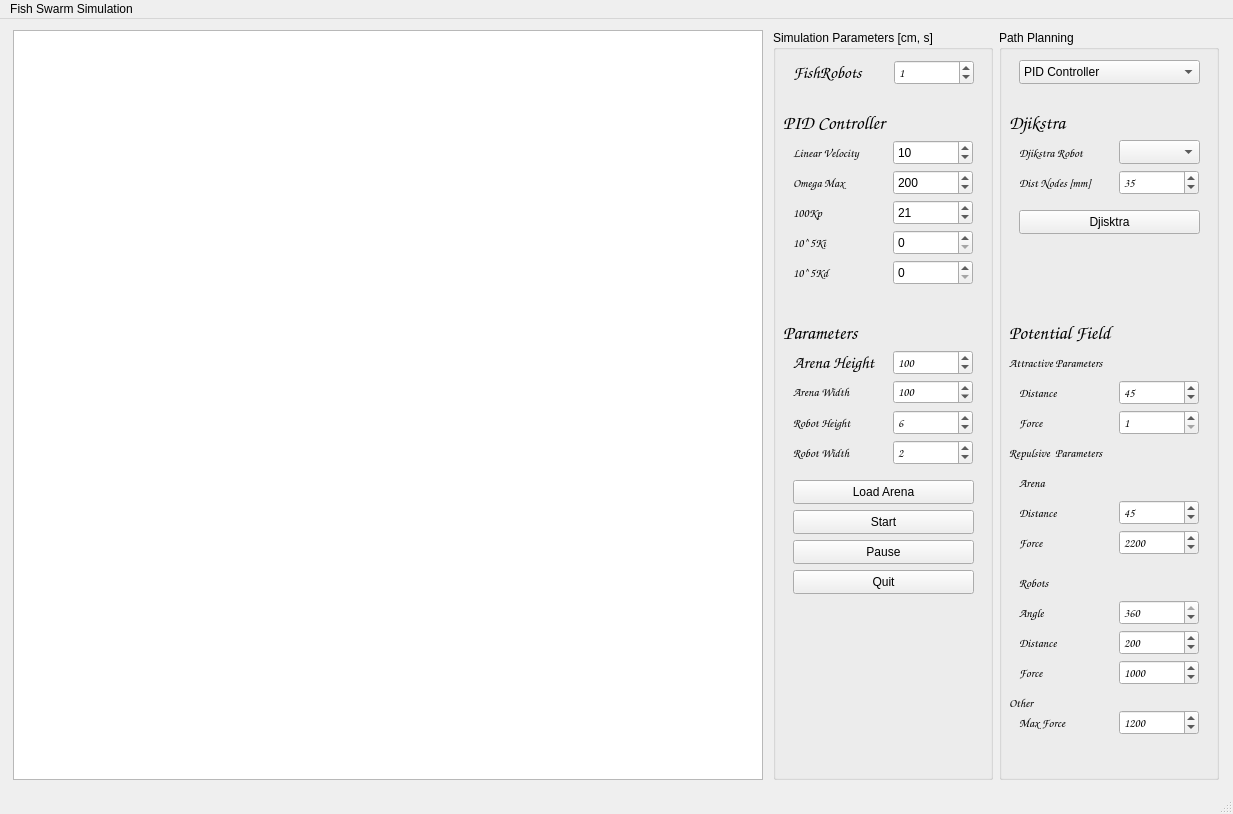
<?xml version="1.0" encoding="UTF-8"?>
<ui version="4.0">
 <class>SwarmInterface</class>
 <widget class="QMainWindow" name="SwarmInterface">
  <property name="geometry">
   <rect>
    <x>0</x>
    <y>0</y>
    <width>1233</width>
    <height>814</height>
   </rect>
  </property>
  <property name="windowTitle">
   <string>MainWindow</string>
  </property>
  <widget class="QWidget" name="centralwidget">
   <layout class="QGridLayout" name="gridLayout_2">
    <item row="0" column="2">
     <layout class="QHBoxLayout" name="horizontalLayout">
      <item>
       <widget class="QGroupBox" name="InputsGroupBox">
        <property name="minimumSize">
         <size>
          <width>0</width>
          <height>750</height>
         </size>
        </property>
        <property name="maximumSize">
         <size>
          <width>220</width>
          <height>750</height>
         </size>
        </property>
        <property name="title">
         <string>Simulation Parameters [cm, s]</string>
        </property>
        <widget class="QSpinBox" name="ArenaHeightSpinBox">
         <property name="geometry">
          <rect>
           <x>120</x>
           <y>320</y>
           <width>80</width>
           <height>25</height>
          </rect>
         </property>
         <property name="maximumSize">
          <size>
           <width>80</width>
           <height>16777215</height>
          </size>
         </property>
         <property name="font">
          <font>
           <family>Comic Sans MS</family>
          </font>
         </property>
         <property name="minimum">
          <number>10</number>
         </property>
         <property name="maximum">
          <number>1000</number>
         </property>
         <property name="singleStep">
          <number>10</number>
         </property>
         <property name="value">
          <number>100</number>
         </property>
        </widget>
        <widget class="QLabel" name="ArenaLengthLabel">
         <property name="geometry">
          <rect>
           <x>20</x>
           <y>350</y>
           <width>85</width>
           <height>24</height>
          </rect>
         </property>
         <property name="font">
          <font>
           <family>Comic Sans MS</family>
          </font>
         </property>
         <property name="text">
          <string>Arena Width</string>
         </property>
        </widget>
        <widget class="QLabel" name="RobotLengthLabel">
         <property name="geometry">
          <rect>
           <x>20</x>
           <y>410</y>
           <width>85</width>
           <height>25</height>
          </rect>
         </property>
         <property name="font">
          <font>
           <family>Comic Sans MS</family>
          </font>
         </property>
         <property name="text">
          <string>Robot Width</string>
         </property>
        </widget>
        <widget class="QLabel" name="ArenaHeightLabel">
         <property name="geometry">
          <rect>
           <x>20</x>
           <y>320</y>
           <width>111</width>
           <height>25</height>
          </rect>
         </property>
         <property name="font">
          <font>
           <family>Comic Sans MS</family>
           <pointsize>13</pointsize>
          </font>
         </property>
         <property name="text">
          <string>Arena Height </string>
         </property>
        </widget>
        <widget class="QLabel" name="LinearVelocityLabel">
         <property name="geometry">
          <rect>
           <x>20</x>
           <y>110</y>
           <width>101</width>
           <height>25</height>
          </rect>
         </property>
         <property name="font">
          <font>
           <family>Comic Sans MS</family>
          </font>
         </property>
         <property name="text">
          <string>Linear Velocity</string>
         </property>
        </widget>
        <widget class="QSpinBox" name="LinearVelocitySpinBox">
         <property name="geometry">
          <rect>
           <x>120</x>
           <y>110</y>
           <width>80</width>
           <height>25</height>
          </rect>
         </property>
         <property name="maximumSize">
          <size>
           <width>80</width>
           <height>16777215</height>
          </size>
         </property>
         <property name="minimum">
          <number>1</number>
         </property>
         <property name="maximum">
          <number>1000</number>
         </property>
         <property name="singleStep">
          <number>1</number>
         </property>
         <property name="value">
          <number>10</number>
         </property>
        </widget>
        <widget class="QSpinBox" name="ArenaLengthSpinBox">
         <property name="geometry">
          <rect>
           <x>120</x>
           <y>350</y>
           <width>80</width>
           <height>24</height>
          </rect>
         </property>
         <property name="maximumSize">
          <size>
           <width>80</width>
           <height>16777215</height>
          </size>
         </property>
         <property name="font">
          <font>
           <family>Comic Sans MS</family>
          </font>
         </property>
         <property name="minimum">
          <number>10</number>
         </property>
         <property name="maximum">
          <number>1000</number>
         </property>
         <property name="singleStep">
          <number>10</number>
         </property>
         <property name="value">
          <number>100</number>
         </property>
        </widget>
        <widget class="QSpinBox" name="RobotLengthSpinBox">
         <property name="geometry">
          <rect>
           <x>120</x>
           <y>410</y>
           <width>80</width>
           <height>25</height>
          </rect>
         </property>
         <property name="maximumSize">
          <size>
           <width>80</width>
           <height>16777215</height>
          </size>
         </property>
         <property name="font">
          <font>
           <family>Comic Sans MS</family>
          </font>
         </property>
         <property name="value">
          <number>2</number>
         </property>
        </widget>
        <widget class="QLabel" name="RobotHeightLabel">
         <property name="geometry">
          <rect>
           <x>20</x>
           <y>380</y>
           <width>85</width>
           <height>25</height>
          </rect>
         </property>
         <property name="font">
          <font>
           <family>Comic Sans MS</family>
          </font>
         </property>
         <property name="text">
          <string>Robot Height</string>
         </property>
        </widget>
        <widget class="QSpinBox" name="RobotHeightSpinBox">
         <property name="geometry">
          <rect>
           <x>120</x>
           <y>380</y>
           <width>80</width>
           <height>25</height>
          </rect>
         </property>
         <property name="maximumSize">
          <size>
           <width>80</width>
           <height>16777215</height>
          </size>
         </property>
         <property name="font">
          <font>
           <family>Comic Sans MS</family>
          </font>
         </property>
         <property name="value">
          <number>6</number>
         </property>
         <property name="displayIntegerBase">
          <number>10</number>
         </property>
        </widget>
        <widget class="QPushButton" name="LoadButton">
         <property name="geometry">
          <rect>
           <x>20</x>
           <y>450</y>
           <width>181</width>
           <height>24</height>
          </rect>
         </property>
         <property name="text">
          <string>Load Arena</string>
         </property>
        </widget>
        <widget class="QPushButton" name="StartButton">
         <property name="geometry">
          <rect>
           <x>20</x>
           <y>480</y>
           <width>181</width>
           <height>24</height>
          </rect>
         </property>
         <property name="autoFillBackground">
          <bool>false</bool>
         </property>
         <property name="text">
          <string>Start</string>
         </property>
        </widget>
        <widget class="QPushButton" name="PauseButton">
         <property name="geometry">
          <rect>
           <x>20</x>
           <y>510</y>
           <width>181</width>
           <height>24</height>
          </rect>
         </property>
         <property name="text">
          <string>Pause</string>
         </property>
        </widget>
        <widget class="QPushButton" name="QuitButton">
         <property name="geometry">
          <rect>
           <x>20</x>
           <y>540</y>
           <width>181</width>
           <height>24</height>
          </rect>
         </property>
         <property name="text">
          <string>Quit</string>
         </property>
        </widget>
        <widget class="QSpinBox" name="FishSpinBox">
         <property name="geometry">
          <rect>
           <x>121</x>
           <y>30</y>
           <width>80</width>
           <height>25</height>
          </rect>
         </property>
         <property name="maximumSize">
          <size>
           <width>80</width>
           <height>16777215</height>
          </size>
         </property>
         <property name="font">
          <font>
           <family>Comic Sans MS</family>
          </font>
         </property>
         <property name="minimum">
          <number>0</number>
         </property>
         <property name="value">
          <number>1</number>
         </property>
        </widget>
        <widget class="QLabel" name="FishLabel">
         <property name="geometry">
          <rect>
           <x>20</x>
           <y>30</y>
           <width>85</width>
           <height>25</height>
          </rect>
         </property>
         <property name="font">
          <font>
           <family>Comic Sans MS</family>
           <pointsize>13</pointsize>
          </font>
         </property>
         <property name="text">
          <string>FishRobots</string>
         </property>
         <property name="buddy">
          <cstring>FishSpinBox</cstring>
         </property>
        </widget>
        <widget class="QLabel" name="UnitsLabel">
         <property name="geometry">
          <rect>
           <x>10</x>
           <y>80</y>
           <width>171</width>
           <height>25</height>
          </rect>
         </property>
         <property name="font">
          <font>
           <family>Comic Sans MS</family>
           <pointsize>14</pointsize>
           <weight>75</weight>
           <italic>true</italic>
           <bold>true</bold>
          </font>
         </property>
         <property name="text">
          <string>PID Controller</string>
         </property>
        </widget>
        <widget class="QLabel" name="OmegaMaxLabel">
         <property name="geometry">
          <rect>
           <x>20</x>
           <y>140</y>
           <width>101</width>
           <height>25</height>
          </rect>
         </property>
         <property name="font">
          <font>
           <family>Comic Sans MS</family>
          </font>
         </property>
         <property name="text">
          <string>Omega Max</string>
         </property>
        </widget>
        <widget class="QSpinBox" name="OmegaMaxSpinBox">
         <property name="geometry">
          <rect>
           <x>120</x>
           <y>140</y>
           <width>80</width>
           <height>25</height>
          </rect>
         </property>
         <property name="maximumSize">
          <size>
           <width>80</width>
           <height>16777215</height>
          </size>
         </property>
         <property name="minimum">
          <number>1</number>
         </property>
         <property name="maximum">
          <number>1000</number>
         </property>
         <property name="value">
          <number>200</number>
         </property>
        </widget>
        <widget class="QSpinBox" name="KpSpinBox">
         <property name="geometry">
          <rect>
           <x>120</x>
           <y>170</y>
           <width>80</width>
           <height>25</height>
          </rect>
         </property>
         <property name="maximumSize">
          <size>
           <width>80</width>
           <height>16777215</height>
          </size>
         </property>
         <property name="minimum">
          <number>1</number>
         </property>
         <property name="maximum">
          <number>10000</number>
         </property>
         <property name="singleStep">
          <number>10</number>
         </property>
         <property name="value">
          <number>21</number>
         </property>
        </widget>
        <widget class="QLabel" name="KpLabel">
         <property name="geometry">
          <rect>
           <x>20</x>
           <y>170</y>
           <width>101</width>
           <height>25</height>
          </rect>
         </property>
         <property name="font">
          <font>
           <family>Comic Sans MS</family>
          </font>
         </property>
         <property name="text">
          <string>100Kp</string>
         </property>
        </widget>
        <widget class="QSpinBox" name="KiSpinBox">
         <property name="geometry">
          <rect>
           <x>120</x>
           <y>200</y>
           <width>80</width>
           <height>25</height>
          </rect>
         </property>
         <property name="maximumSize">
          <size>
           <width>80</width>
           <height>16777215</height>
          </size>
         </property>
         <property name="minimum">
          <number>0</number>
         </property>
         <property name="maximum">
          <number>10000</number>
         </property>
         <property name="singleStep">
          <number>1</number>
         </property>
         <property name="value">
          <number>0</number>
         </property>
        </widget>
        <widget class="QLabel" name="KiLabel">
         <property name="geometry">
          <rect>
           <x>20</x>
           <y>200</y>
           <width>101</width>
           <height>25</height>
          </rect>
         </property>
         <property name="font">
          <font>
           <family>Comic Sans MS</family>
          </font>
         </property>
         <property name="text">
          <string>10^5Ki</string>
         </property>
        </widget>
        <widget class="QSpinBox" name="KdSpinBox">
         <property name="geometry">
          <rect>
           <x>120</x>
           <y>230</y>
           <width>80</width>
           <height>25</height>
          </rect>
         </property>
         <property name="maximumSize">
          <size>
           <width>80</width>
           <height>16777215</height>
          </size>
         </property>
         <property name="minimum">
          <number>0</number>
         </property>
         <property name="maximum">
          <number>10000</number>
         </property>
         <property name="singleStep">
          <number>10</number>
         </property>
         <property name="value">
          <number>0</number>
         </property>
        </widget>
        <widget class="QLabel" name="KdLabel">
         <property name="geometry">
          <rect>
           <x>20</x>
           <y>230</y>
           <width>101</width>
           <height>25</height>
          </rect>
         </property>
         <property name="font">
          <font>
           <family>Comic Sans MS</family>
          </font>
         </property>
         <property name="text">
          <string>10^5Kd</string>
         </property>
        </widget>
        <widget class="QLabel" name="CharacteristicsLabel">
         <property name="geometry">
          <rect>
           <x>10</x>
           <y>290</y>
           <width>181</width>
           <height>25</height>
          </rect>
         </property>
         <property name="font">
          <font>
           <family>Comic Sans MS</family>
           <pointsize>14</pointsize>
           <weight>75</weight>
           <italic>true</italic>
           <bold>true</bold>
          </font>
         </property>
         <property name="text">
          <string>Parameters</string>
         </property>
        </widget>
       </widget>
      </item>
      <item>
       <widget class="QGroupBox" name="groupBox">
        <property name="maximumSize">
         <size>
          <width>220</width>
          <height>750</height>
         </size>
        </property>
        <property name="title">
         <string>Path Planning</string>
        </property>
        <widget class="QLabel" name="DjikstraLabel">
         <property name="geometry">
          <rect>
           <x>10</x>
           <y>80</y>
           <width>181</width>
           <height>25</height>
          </rect>
         </property>
         <property name="font">
          <font>
           <family>Comic Sans MS</family>
           <pointsize>14</pointsize>
           <weight>75</weight>
           <italic>true</italic>
           <bold>true</bold>
          </font>
         </property>
         <property name="text">
          <string>Djikstra</string>
         </property>
        </widget>
        <widget class="QSpinBox" name="attractiveDist">
         <property name="geometry">
          <rect>
           <x>120</x>
           <y>350</y>
           <width>80</width>
           <height>25</height>
          </rect>
         </property>
         <property name="maximumSize">
          <size>
           <width>80</width>
           <height>16777215</height>
          </size>
         </property>
         <property name="font">
          <font>
           <family>Comic Sans MS</family>
          </font>
         </property>
         <property name="minimum">
          <number>10</number>
         </property>
         <property name="maximum">
          <number>1000</number>
         </property>
         <property name="singleStep">
          <number>5</number>
         </property>
         <property name="value">
          <number>45</number>
         </property>
        </widget>
        <widget class="QLabel" name="RepulsiveForceLabel">
         <property name="geometry">
          <rect>
           <x>20</x>
           <y>500</y>
           <width>71</width>
           <height>25</height>
          </rect>
         </property>
         <property name="font">
          <font>
           <family>Comic Sans MS</family>
          </font>
         </property>
         <property name="text">
          <string>Force</string>
         </property>
        </widget>
        <widget class="QSpinBox" name="attractiveForce">
         <property name="geometry">
          <rect>
           <x>120</x>
           <y>380</y>
           <width>80</width>
           <height>25</height>
          </rect>
         </property>
         <property name="maximumSize">
          <size>
           <width>80</width>
           <height>16777215</height>
          </size>
         </property>
         <property name="font">
          <font>
           <family>Comic Sans MS</family>
          </font>
         </property>
         <property name="minimum">
          <number>1</number>
         </property>
         <property name="maximum">
          <number>1000</number>
         </property>
         <property name="singleStep">
          <number>1</number>
         </property>
         <property name="value">
          <number>1</number>
         </property>
        </widget>
        <widget class="QPushButton" name="DJikstraDrawPath">
         <property name="geometry">
          <rect>
           <x>20</x>
           <y>180</y>
           <width>181</width>
           <height>24</height>
          </rect>
         </property>
         <property name="text">
          <string>Djisktra</string>
         </property>
        </widget>
        <widget class="QLabel" name="InfluenceLabel">
         <property name="geometry">
          <rect>
           <x>20</x>
           <y>540</y>
           <width>181</width>
           <height>25</height>
          </rect>
         </property>
         <property name="font">
          <font>
           <family>Comic Sans MS</family>
          </font>
         </property>
         <property name="text">
          <string>Robots</string>
         </property>
        </widget>
        <widget class="QLabel" name="AttractiveParametersLabel">
         <property name="geometry">
          <rect>
           <x>10</x>
           <y>320</y>
           <width>181</width>
           <height>25</height>
          </rect>
         </property>
         <property name="font">
          <font>
           <family>Comic Sans MS</family>
          </font>
         </property>
         <property name="text">
          <string>Attractive Parameters</string>
         </property>
        </widget>
        <widget class="QLabel" name="ArenaRepulsiveDistanceLabel">
         <property name="geometry">
          <rect>
           <x>20</x>
           <y>470</y>
           <width>71</width>
           <height>25</height>
          </rect>
         </property>
         <property name="font">
          <font>
           <family>Comic Sans MS</family>
          </font>
         </property>
         <property name="text">
          <string>Distance</string>
         </property>
        </widget>
        <widget class="QSpinBox" name="InfluenceAngle">
         <property name="geometry">
          <rect>
           <x>120</x>
           <y>570</y>
           <width>80</width>
           <height>25</height>
          </rect>
         </property>
         <property name="maximumSize">
          <size>
           <width>80</width>
           <height>16777215</height>
          </size>
         </property>
         <property name="font">
          <font>
           <family>Comic Sans MS</family>
          </font>
         </property>
         <property name="minimum">
          <number>10</number>
         </property>
         <property name="maximum">
          <number>360</number>
         </property>
         <property name="singleStep">
          <number>10</number>
         </property>
         <property name="value">
          <number>360</number>
         </property>
        </widget>
        <widget class="QSpinBox" name="ArenaRepulsiveForce">
         <property name="geometry">
          <rect>
           <x>120</x>
           <y>500</y>
           <width>80</width>
           <height>25</height>
          </rect>
         </property>
         <property name="maximumSize">
          <size>
           <width>80</width>
           <height>16777215</height>
          </size>
         </property>
         <property name="font">
          <font>
           <family>Comic Sans MS</family>
          </font>
         </property>
         <property name="minimum">
          <number>1</number>
         </property>
         <property name="maximum">
          <number>100000</number>
         </property>
         <property name="singleStep">
          <number>1</number>
         </property>
         <property name="value">
          <number>2200</number>
         </property>
        </widget>
        <widget class="QLabel" name="AttractiveDistance">
         <property name="geometry">
          <rect>
           <x>20</x>
           <y>350</y>
           <width>71</width>
           <height>25</height>
          </rect>
         </property>
         <property name="font">
          <font>
           <family>Comic Sans MS</family>
          </font>
         </property>
         <property name="text">
          <string>Distance</string>
         </property>
        </widget>
        <widget class="QLabel" name="DjikstraRobotLabel">
         <property name="geometry">
          <rect>
           <x>20</x>
           <y>110</y>
           <width>121</width>
           <height>25</height>
          </rect>
         </property>
         <property name="font">
          <font>
           <family>Comic Sans MS</family>
          </font>
         </property>
         <property name="text">
          <string>Djikstra Robot</string>
         </property>
        </widget>
        <widget class="QSpinBox" name="ArenaRepulsiveDist">
         <property name="geometry">
          <rect>
           <x>120</x>
           <y>470</y>
           <width>80</width>
           <height>25</height>
          </rect>
         </property>
         <property name="maximumSize">
          <size>
           <width>80</width>
           <height>16777215</height>
          </size>
         </property>
         <property name="font">
          <font>
           <family>Comic Sans MS</family>
          </font>
         </property>
         <property name="minimum">
          <number>10</number>
         </property>
         <property name="maximum">
          <number>1000</number>
         </property>
         <property name="singleStep">
          <number>10</number>
         </property>
         <property name="value">
          <number>45</number>
         </property>
        </widget>
        <widget class="QComboBox" name="DjikstraComboBox">
         <property name="geometry">
          <rect>
           <x>120</x>
           <y>110</y>
           <width>81</width>
           <height>24</height>
          </rect>
         </property>
        </widget>
        <widget class="QLabel" name="AttractiveForceLabel">
         <property name="geometry">
          <rect>
           <x>20</x>
           <y>380</y>
           <width>71</width>
           <height>25</height>
          </rect>
         </property>
         <property name="font">
          <font>
           <family>Comic Sans MS</family>
          </font>
         </property>
         <property name="text">
          <string>Force</string>
         </property>
        </widget>
        <widget class="QLabel" name="PotentialFieldLabel">
         <property name="geometry">
          <rect>
           <x>10</x>
           <y>290</y>
           <width>181</width>
           <height>25</height>
          </rect>
         </property>
         <property name="font">
          <font>
           <family>Comic Sans MS</family>
           <pointsize>14</pointsize>
           <weight>75</weight>
           <italic>true</italic>
           <bold>true</bold>
          </font>
         </property>
         <property name="text">
          <string>Potential Field</string>
         </property>
        </widget>
        <widget class="QLabel" name="AngleLabel">
         <property name="geometry">
          <rect>
           <x>20</x>
           <y>570</y>
           <width>71</width>
           <height>25</height>
          </rect>
         </property>
         <property name="font">
          <font>
           <family>Comic Sans MS</family>
          </font>
         </property>
         <property name="text">
          <string>Angle</string>
         </property>
        </widget>
        <widget class="QLabel" name="RepulsiveParametersLabel">
         <property name="geometry">
          <rect>
           <x>10</x>
           <y>410</y>
           <width>181</width>
           <height>25</height>
          </rect>
         </property>
         <property name="font">
          <font>
           <family>Comic Sans MS</family>
          </font>
         </property>
         <property name="text">
          <string>Repulsive  Parameters</string>
         </property>
        </widget>
        <widget class="QSpinBox" name="DistanceNodes_spinbox">
         <property name="geometry">
          <rect>
           <x>120</x>
           <y>140</y>
           <width>80</width>
           <height>25</height>
          </rect>
         </property>
         <property name="maximumSize">
          <size>
           <width>80</width>
           <height>16777215</height>
          </size>
         </property>
         <property name="font">
          <font>
           <family>Comic Sans MS</family>
          </font>
         </property>
         <property name="minimum">
          <number>10</number>
         </property>
         <property name="maximum">
          <number>40</number>
         </property>
         <property name="singleStep">
          <number>5</number>
         </property>
         <property name="value">
          <number>35</number>
         </property>
        </widget>
        <widget class="QLabel" name="DistanceNodesLabel">
         <property name="geometry">
          <rect>
           <x>20</x>
           <y>140</y>
           <width>121</width>
           <height>25</height>
          </rect>
         </property>
         <property name="font">
          <font>
           <family>Comic Sans MS</family>
          </font>
         </property>
         <property name="text">
          <string>Dist Nodes [mm]</string>
         </property>
        </widget>
        <widget class="QComboBox" name="PathPlanningComboBox">
         <property name="geometry">
          <rect>
           <x>20</x>
           <y>30</y>
           <width>181</width>
           <height>24</height>
          </rect>
         </property>
         <item>
          <property name="text">
           <string>PID Controller</string>
          </property>
         </item>
         <item>
          <property name="text">
           <string>Djikstra</string>
          </property>
         </item>
         <item>
          <property name="text">
           <string>Djikstra + DWA</string>
          </property>
         </item>
         <item>
          <property name="text">
           <string>Potential Field</string>
          </property>
         </item>
        </widget>
        <widget class="QLabel" name="OtherLabel">
         <property name="geometry">
          <rect>
           <x>10</x>
           <y>660</y>
           <width>181</width>
           <height>25</height>
          </rect>
         </property>
         <property name="font">
          <font>
           <family>Comic Sans MS</family>
          </font>
         </property>
         <property name="text">
          <string>Other</string>
         </property>
        </widget>
        <widget class="QLabel" name="MaxForceLabel">
         <property name="geometry">
          <rect>
           <x>20</x>
           <y>680</y>
           <width>71</width>
           <height>25</height>
          </rect>
         </property>
         <property name="font">
          <font>
           <family>Comic Sans MS</family>
          </font>
         </property>
         <property name="text">
          <string>Max Force</string>
         </property>
        </widget>
        <widget class="QSpinBox" name="MaxForce">
         <property name="geometry">
          <rect>
           <x>120</x>
           <y>680</y>
           <width>80</width>
           <height>25</height>
          </rect>
         </property>
         <property name="maximumSize">
          <size>
           <width>80</width>
           <height>16777215</height>
          </size>
         </property>
         <property name="font">
          <font>
           <family>Comic Sans MS</family>
          </font>
         </property>
         <property name="minimum">
          <number>1</number>
         </property>
         <property name="maximum">
          <number>100000</number>
         </property>
         <property name="singleStep">
          <number>10</number>
         </property>
         <property name="value">
          <number>1200</number>
         </property>
        </widget>
        <widget class="QLabel" name="RepulsiveArenaLabel">
         <property name="geometry">
          <rect>
           <x>20</x>
           <y>440</y>
           <width>181</width>
           <height>25</height>
          </rect>
         </property>
         <property name="font">
          <font>
           <family>Comic Sans MS</family>
          </font>
         </property>
         <property name="text">
          <string>Arena</string>
         </property>
        </widget>
        <widget class="QLabel" name="RobotRepulsiveDistanceLabel">
         <property name="geometry">
          <rect>
           <x>20</x>
           <y>600</y>
           <width>71</width>
           <height>25</height>
          </rect>
         </property>
         <property name="font">
          <font>
           <family>Comic Sans MS</family>
          </font>
         </property>
         <property name="text">
          <string>Distance</string>
         </property>
        </widget>
        <widget class="QLabel" name="RepulsiveForceLabel_2">
         <property name="geometry">
          <rect>
           <x>20</x>
           <y>630</y>
           <width>71</width>
           <height>25</height>
          </rect>
         </property>
         <property name="font">
          <font>
           <family>Comic Sans MS</family>
          </font>
         </property>
         <property name="text">
          <string>Force</string>
         </property>
        </widget>
        <widget class="QSpinBox" name="RobotRepulsiveDist">
         <property name="geometry">
          <rect>
           <x>120</x>
           <y>600</y>
           <width>80</width>
           <height>25</height>
          </rect>
         </property>
         <property name="maximumSize">
          <size>
           <width>80</width>
           <height>16777215</height>
          </size>
         </property>
         <property name="font">
          <font>
           <family>Comic Sans MS</family>
          </font>
         </property>
         <property name="minimum">
          <number>10</number>
         </property>
         <property name="maximum">
          <number>10000</number>
         </property>
         <property name="singleStep">
          <number>10</number>
         </property>
         <property name="value">
          <number>200</number>
         </property>
        </widget>
        <widget class="QSpinBox" name="RobotsRepulsiveForce">
         <property name="geometry">
          <rect>
           <x>120</x>
           <y>630</y>
           <width>80</width>
           <height>25</height>
          </rect>
         </property>
         <property name="maximumSize">
          <size>
           <width>80</width>
           <height>16777215</height>
          </size>
         </property>
         <property name="font">
          <font>
           <family>Comic Sans MS</family>
          </font>
         </property>
         <property name="minimum">
          <number>1</number>
         </property>
         <property name="maximum">
          <number>1000000</number>
         </property>
         <property name="singleStep">
          <number>1</number>
         </property>
         <property name="value">
          <number>1000</number>
         </property>
        </widget>
       </widget>
      </item>
     </layout>
    </item>
    <item row="0" column="0">
     <widget class="QGraphicsView" name="SimulationView">
      <property name="minimumSize">
       <size>
        <width>750</width>
        <height>750</height>
       </size>
      </property>
      <property name="maximumSize">
       <size>
        <width>750</width>
        <height>750</height>
       </size>
      </property>
      <property name="mouseTracking">
       <bool>true</bool>
      </property>
      <property name="acceptDrops">
       <bool>false</bool>
      </property>
      <property name="autoFillBackground">
       <bool>true</bool>
      </property>
      <property name="frameShape">
       <enum>QFrame::StyledPanel</enum>
      </property>
      <property name="frameShadow">
       <enum>QFrame::Raised</enum>
      </property>
     </widget>
    </item>
   </layout>
  </widget>
  <widget class="QMenuBar" name="menubar">
   <property name="geometry">
    <rect>
     <x>0</x>
     <y>0</y>
     <width>1233</width>
     <height>22</height>
    </rect>
   </property>
   <widget class="QMenu" name="menuFish_Swarm_Simulation">
    <property name="title">
     <string>Fish Swarm Simulation</string>
    </property>
    <addaction name="separator"/>
   </widget>
   <addaction name="menuFish_Swarm_Simulation"/>
  </widget>
  <widget class="QStatusBar" name="statusbar"/>
 </widget>
 <resources/>
 <connections>
  <connection>
   <sender>QuitButton</sender>
   <signal>clicked()</signal>
   <receiver>SwarmInterface</receiver>
   <slot>close()</slot>
   <hints>
    <hint type="sourcelabel">
     <x>969</x>
     <y>587</y>
    </hint>
    <hint type="destinationlabel">
     <x>696</x>
     <y>490</y>
    </hint>
   </hints>
  </connection>
 </connections>
 <slots>
  <slot>update_fish_robot_controller_gains()</slot>
 </slots>
</ui>
